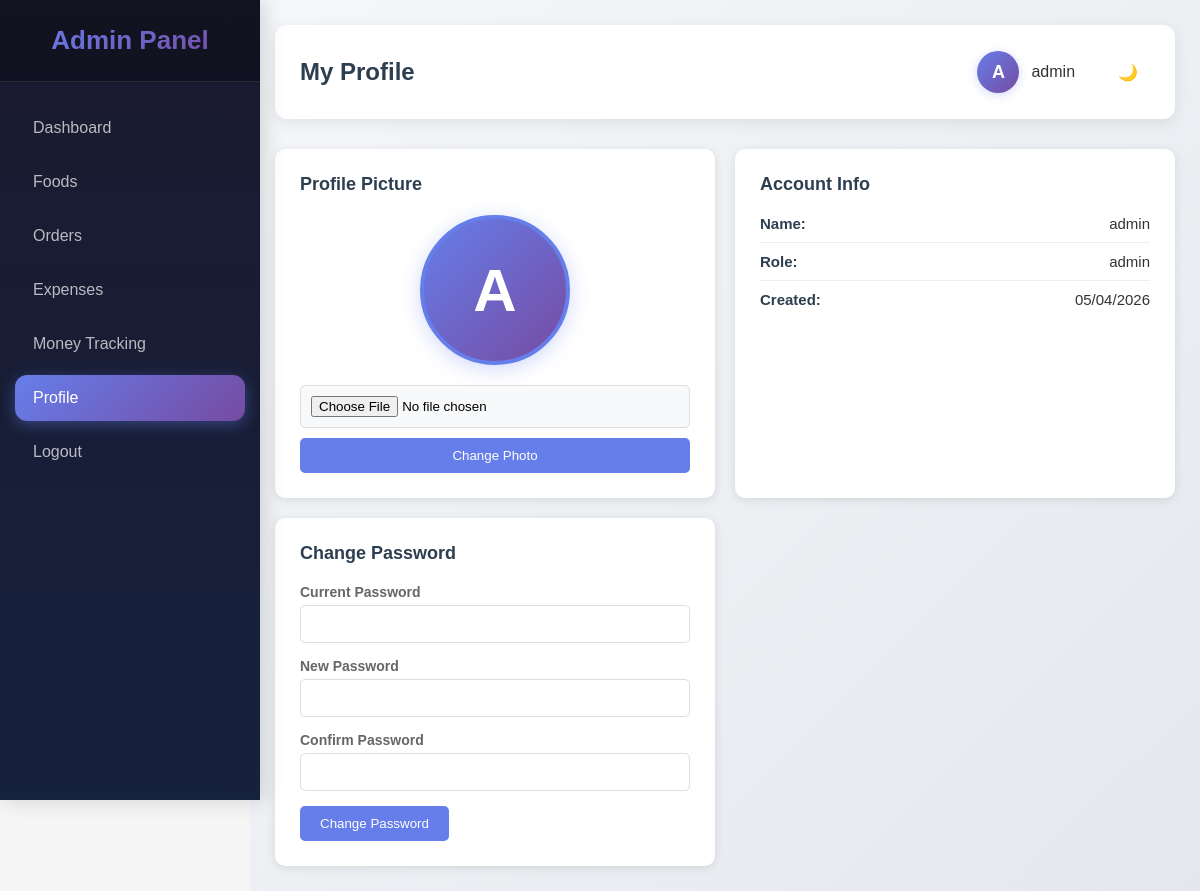
Screenshot of /admin/profile.php (signed in) with the database file from the repository.
### tables this page shows
CREATE TABLE users (
    id INT AUTO_INCREMENT PRIMARY KEY,
    username VARCHAR(100) NOT NULL UNIQUE,
    password VARCHAR(255) NOT NULL,
    role ENUM('customer', 'admin') DEFAULT 'customer',
    profile_image VARCHAR(255) DEFAULT NULL,
    created_at TIMESTAMP DEFAULT CURRENT_TIMESTAMP
);

### admin/profile.php (the view, shortened to what this page needs)
<?php
require_once '../config.php';
$stmt = $conn->query("SELECT profile_image, username, role, created_at FROM users WHERE id = " . $_SESSION['user_id']);
$user = $stmt->fetch();
?>
<!DOCTYPE html>
<html lang="en">
<head>
    <link rel="stylesheet" href="../css/style.css">
    <link rel="stylesheet" href="../css/toast.css">
    <link rel="stylesheet" href="../css/admin.css">
</head>
<body>
    <div class="admin-wrapper">
        <aside class="sidebar">
            <div class="sidebar-header">
                <a href="dashboard.php" style="text-decoration: none; color: white;">
                    <h2>Admin Panel</h2>
                </a>
            </div>
            <ul class="sidebar-menu">
                <li><a href="dashboard.php">Dashboard</a></li>
                <li><a href="foods.php">Foods</a></li>
                <li><a href="orders.php">Orders</a></li>
                <li><a href="expenses.php">Expenses</a></li>
                <li><a href="money_tracking.php">Money Tracking</a></li>
                <li><a href="profile.php" class="active">Profile</a></li>
                <li><a href="../logout.php">Logout</a></li>
            </ul>
        </aside>
        <main class="main-content">
            <div class="top-bar">
                <h1>My Profile</h1>
                <div class="top-bar-right">
                    <div class="user-profile">
                        <?php if (!empty($_SESSION['profile_image'])): ?>
                        <img src="../uploads/profiles/<?= $_SESSION['profile_image'] ?>" alt="Profile" class="profile-img">
                        <?php else: ?>
                        <div class="profile-placeholder"><?= strtoupper(substr($_SESSION['username'], 0, 1)) ?></div>
                        <?php endif; ?>
                        <span><?= $_SESSION['username'] ?></span>
                    </div>
                    <button class="theme-toggle" onclick="toggleTheme()" style="background:rgba(255,255,255,0.2);border:none;color:white;padding:8px 12px;border-radius:5px;cursor:pointer;font-size:16px;">🌙</button>
                </div>
            </div>
            <div class="profile-container">
                <div class="profile-card">
                    <h3>Profile Picture</h3>
                    <div class="profile-image-section">
                        <?php if (!empty($_SESSION['profile_image'])): ?>
                        <img src="../uploads/profiles/<?= $_SESSION['profile_image'] ?>" alt="Profile" class="profile-large">
                        <?php else: ?>
                        <div class="profile-placeholder-large"><?= strtoupper(substr($_SESSION['username'], 0, 1)) ?></div>
                        <?php endif; ?>
                    </div>
                    <form method="POST" enctype="multipart/form-data" class="profile-upload-form">
                        <input type="file" name="profile_image" accept="image/*" required>
                        <button type="submit" name="update_profile" class="btn-update">Change Photo</button>
                    </form>
                </div>
                <div class="profile-card">
                    <h3>Account Info</h3>
                    <div class="profile-info">
                        <p><strong>Name:</strong> <?= $user['username'] ?></p>
                        <p><strong>Role:</strong> <?= $user['role'] ?></p>
                        <p><strong>Created:</strong> <?= date('d/m/Y', strtotime($user['created_at'])) ?></p>
                    </div>
                </div>
                <div class="profile-card">
                    <h3>Change Password</h3>
                    <form method="POST" class="password-form">
                        <div class="form-group">
                            <label>Current Password</label>
                            <input type="password" name="current_password" required>
                        </div>
                        <div class="form-group">
                            <label>New Password</label>
                            <input type="password" name="new_password" required>
                        </div>
                        <div class="form-group">
                            <label>Confirm Password</label>
                            <input type="password" name="confirm_password" required>
                        </div>
                        <button type="submit" name="change_password" class="btn-update">Change Password</button>
                    </form>
                </div>
            </div>
        </main>
    </div>
</body>
</html>

### css/style.css (style rules this page uses)
* { margin: 0; padding: 0; box-sizing: border-box; font-family: 'Segoe UI', Tahoma, Geneva, Verdana, sans-serif; }
body { background-color: #f5f5f5; min-height: 100vh; }
h1 { color: #333; margin-bottom: 20px; }
.form-group { margin-bottom: 20px; }
.form-group label { display: block; margin-bottom: 5px; color: #555; font-weight: bold; }
.form-group input, .form-group textarea, .form-group select { width: 100%; padding: 12px; border: 1px solid #ddd; border-radius: 5px; font-size: 14px; }
.theme-toggle { background: rgba(255,255,255,0.2); border: none; color: white; padding: 8px 15px; border-radius: 5px; cursor: pointer; font-size: 18px; transition: background 0.3s; }
* { margin: 0; padding: 0; box-sizing: border-box; font-family: 'Poppins', sans-serif; }
body { min-height: 100vh; }

### admin/profile.php (style rules this page uses)
.profile-container { display: grid; grid-template-columns: repeat(auto-fit, minmax(300px, 1fr)); gap: 20px; }
.profile-card { background: white; padding: 25px; border-radius: 10px; box-shadow: 0 2px 10px rgba(0,0,0,0.1); }
.profile-card h3 { margin: 0 0 20px 0; font-size: 18px; }
.profile-image-section { text-align: center; margin-bottom: 20px; }
.profile-large, .profile-placeholder-large { width: 150px; height: 150px; border-radius: 50%; object-fit: cover; margin: 0 auto; }
.profile-placeholder-large { background: linear-gradient(135deg, #667eea 0%, #764ba2 100%); color: white; display: flex; align-items: center; justify-content: center; font-size: 60px; font-weight: bold; }
.profile-upload-form { display: flex; flex-direction: column; gap: 10px; }
.profile-upload-form input[type="file"] { padding: 10px; border: 1px solid #ddd; border-radius: 5px; }
.profile-info p { margin: 10px 0; color: #333; }
.password-form .form-group { margin-bottom: 15px; }
.password-form label { display: block; margin-bottom: 5px; color: #666; font-size: 14px; }
.password-form input { width: 100%; padding: 10px; border: 1px solid #ddd; border-radius: 5px; }

### rows the page displays
users: username "admin", role "admin", created_at "05/04/2026"

### other values shown
substr($_SESSION['username'], 0, 1) "A"
$_SESSION['username'] "admin"
